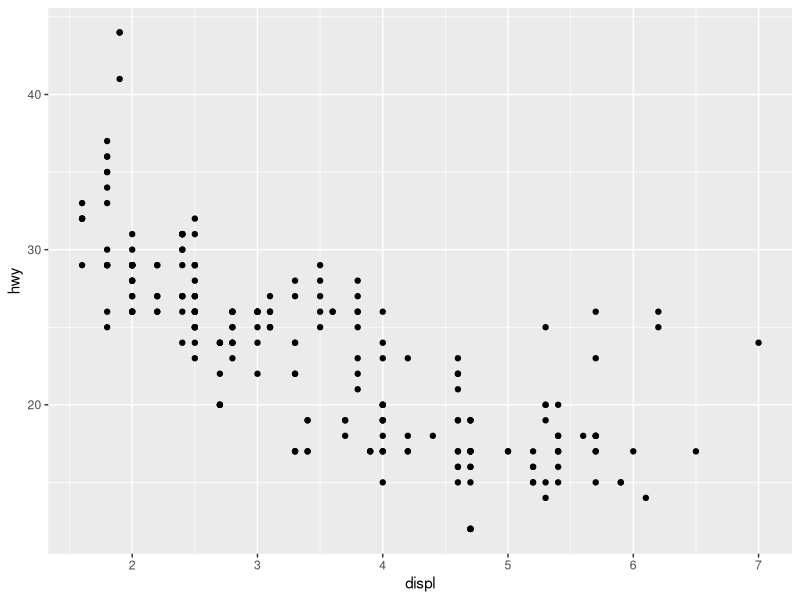
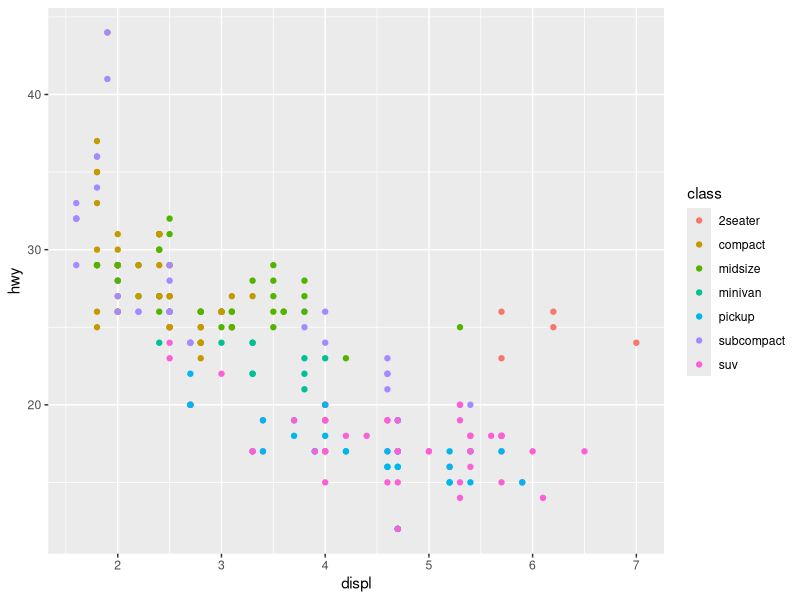
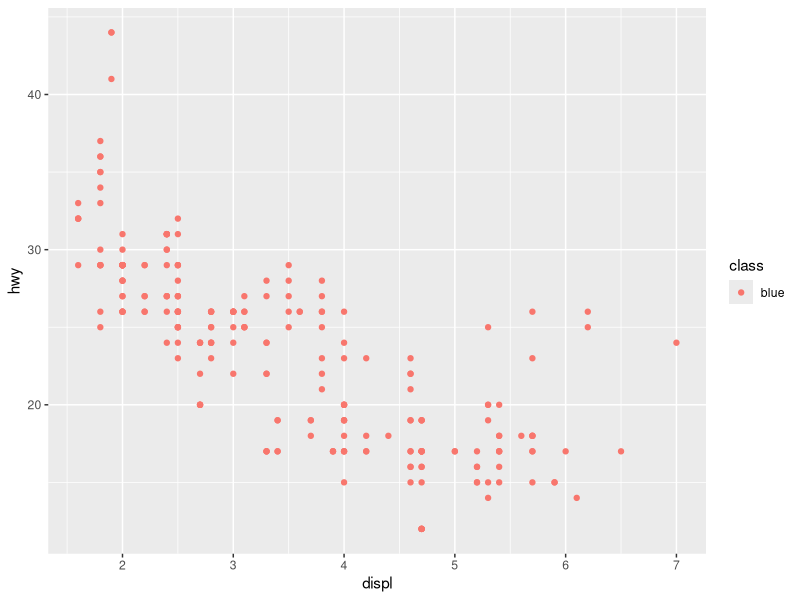
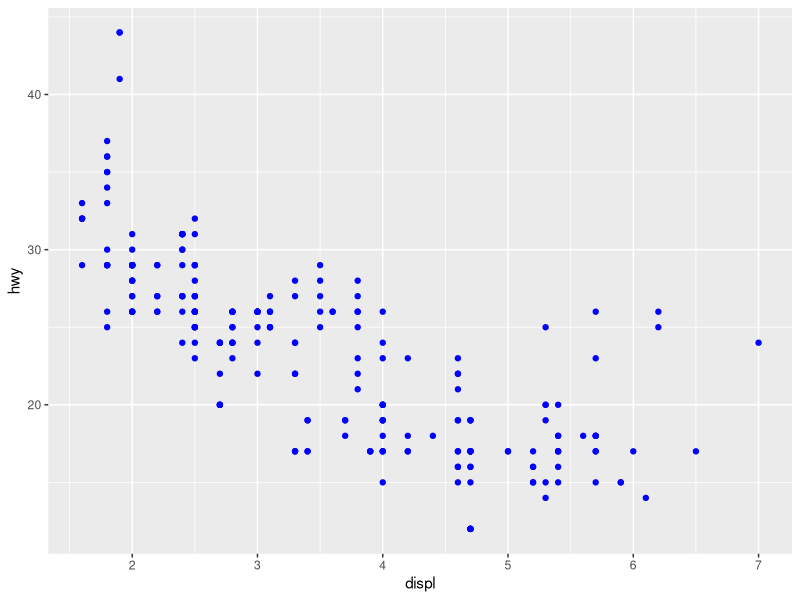
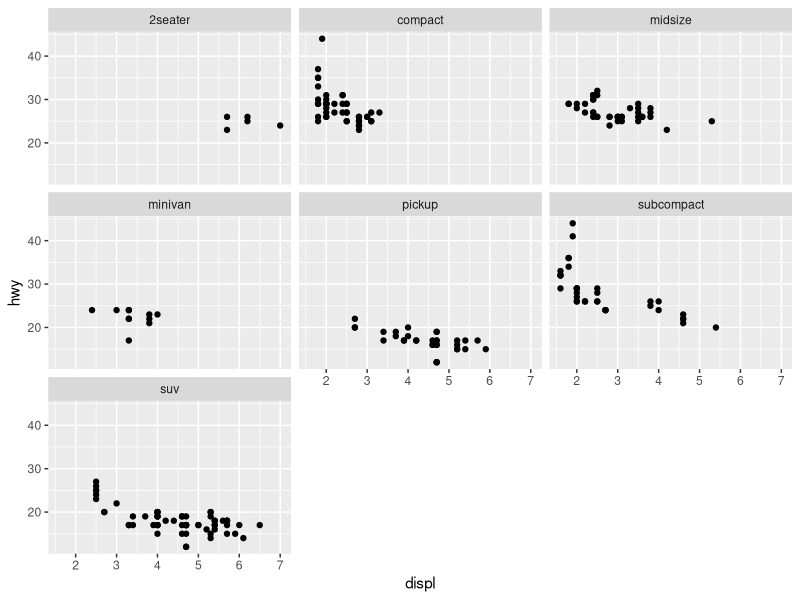

These figures' R source, in order: (Note: this script raises an error after producing the figures.)
# ggplot2

library(ggplot2)

# 2.2 Fuel Economy Data

mpg

ggplot(mpg, aes(x = displ, y = hwy)) + geom_point()

ggplot(mpg, aes(displ, hwy, colour = class)) + geom_point()

ggplot(mpg, aes(displ, hwy, colour = class)) + geom_point(aes(colour = "blue"))
ggplot(mpg, aes(displ, hwy, colour = class)) + geom_point(colour = "blue")

# 2.5 Facetting

ggplot(mpg, aes(displ, hwy)) + geom_point() + facet_wrap(~ class)

# 2.6 Plot Geoms
geom_smooth()
geom_boxplot()
geom_histogram()
geom_freqploy()
geom_bar()
geom_path()
geom_line()

ggplot(mpg, aes(displ, hwy)) + geom_point() + geom_smooth()
ggplot(mpg, aes(displ, hwy)) + geom_point() + geom_smooth(se = FALSE)
ggplot(mpg, aes(displ, hwy)) + geom_point() + geom_smooth(span = 0.2)
ggplot(mpg, aes(displ, hwy)) + geom_point() + geom_smooth(span = 1)

library(mgcv)
ggplot(mpg, aes(displ, hwy)) + geom_point() + geom_smooth(method = "gam", formula = y ~ s(x))

# method = lm
ggplot(mpg, aes(displ, hwy)) + geom_point() + geom_smooth(method = "lm")
ggplot(mpg, aes(displ, hwy)) + geom_point() + geom_smooth(method = "lm", se = FALSE)

# 2.6.2 Boxplot and Jittered Points
ggplot(mpg, aes(drv, hwy)) + geom_point()
ggplot(mpg, aes(drv, hwy)) + geom_jitter()
ggplot(mpg, aes(drv, hwy)) + geom_boxplot()
ggplot(mpg, aes(drv, hwy)) + geom_violin()




